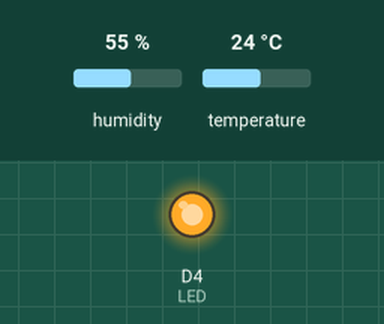
This program was run on a simulated ESP8266 (NodeMCU). Parts: output pins drawn as LEDs (lit = HIGH). Inputs (shaded band) come from the test bench; at power-on: humidity 55 %, temperature 24 °C. WiFi joins after 1.5 s; servers stay silent unless stated; what the program prints to the serial monitor is not drawn.

Above: at 2.0 s.
At 8.1 s:
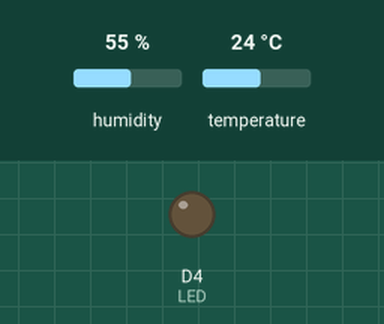
Timing chart, 0 to 17.4 s (numbered marks = the images above):
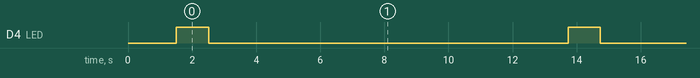

Measured:
- by itself, D4 (LED): alternates HIGH for 1.0 s and LOW for 11.2 s

The program:

main.cpp
```cpp
/*********
  Projeto NodeMucu com Visual Studio
  Marcio Garrido
*********/

#include <Arduino.h>
#include <esp8266wifi.h>
#include <DHT.h>
#include "ESPAsyncWebServer.h"
#include <Adafruit_Sensor.h>

#define LED 2

#define DHTPIN D3
#define DHTTYPE DHT22
DHT dht(DHTPIN, DHTTYPE);

////////////////// Configuração do ThingSpeak /////////////////////////x

String apiKey = "L0EFAB0E0JQBFYM5";     //  Enter your Write API key from ThingSpeak
const char *ssid =  "RealFibra_Garrido";     // replace with your wifi ssid and wpa2 key
const char *pass =  "master10";
const char* server = "api.thingspeak.com";

int wifiStatus;
WiFiClient client;

void setup()
{
       Serial.begin(9600);
       delay(10);
       pinMode(LED, OUTPUT);
       dht.begin();
       Serial.println("Connecting to ");
       Serial.println(ssid);
       WiFi.begin(ssid, pass);

      while (WiFi.status() != WL_CONNECTED)
     {
            delay(500);
            Serial.print(".");
     }
      Serial.println("");
      Serial.println("WiFi connected");

}

void loop()
{
  digitalWrite(LED, HIGH);
  delay(1000);
  digitalWrite(LED, LOW);
  delay(1000);
      float h = dht.readHumidity();
      float t = dht.readTemperature();
      h=77.3;
      t=21.5;

              if (isnan(h) || isnan(t))
                 {
                     Serial.println("Failed to read from DHT sensor!");
                      return;
                 }

                         if (client.connect(server,80))   //   api.thingspeak.com
                      {

                            String postStr = apiKey;
                            postStr +="&field1=";
                            postStr += String(t);
                            postStr +="&field2=";
                            postStr += String(h);
                            postStr += "\r\n\r\n";
                            client.print("POST /update HTTP/1.1\n");
                            client.print("Host: api.thingspeak.com\n");
                            client.print("Connection: close\n");
                            client.print("X-THINGSPEAKAPIKEY: "+apiKey+"\n");
                            client.print("Content-Type: application/x-www-form-urlencoded\n");
                            client.print("Content-Length: ");
                            client.print(postStr.length());
                            client.print("\n\n");
                            client.print(postStr);
                            Serial.print("Temperature: ");
                            Serial.print(t);
                            Serial.print(" degrees Celcius, Humidity: ");
                            Serial.print(h);
                            Serial.println("%. Send to Thingspeak.");
                        }
          client.stop();

          Serial.println("Waiting...");

  // thingspeak needs minimum 15 sec delay between updates, i've set it to 30 seconds
  delay(10000);
}
```
